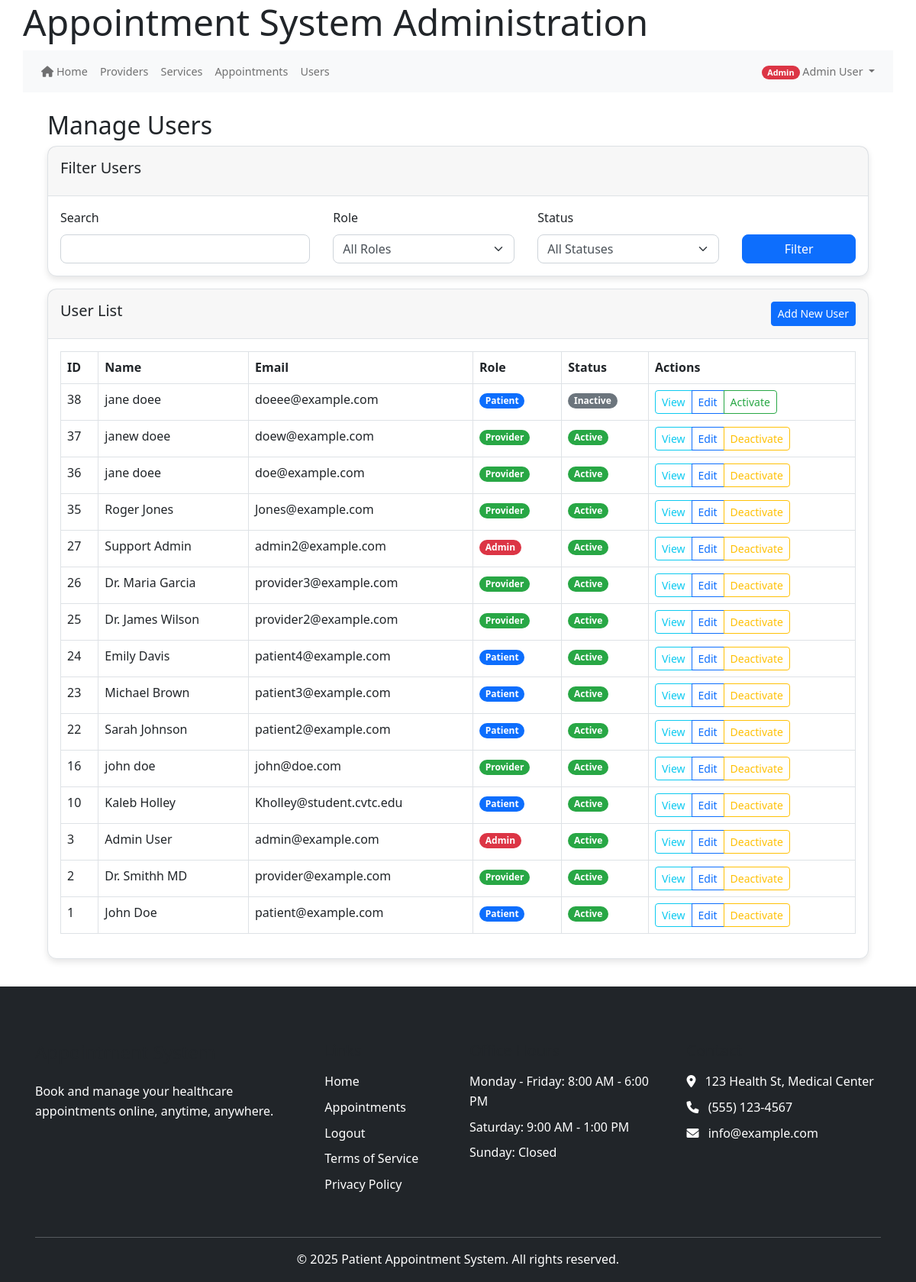
Before: /index.php/admin/users (signed in) with the older database file.
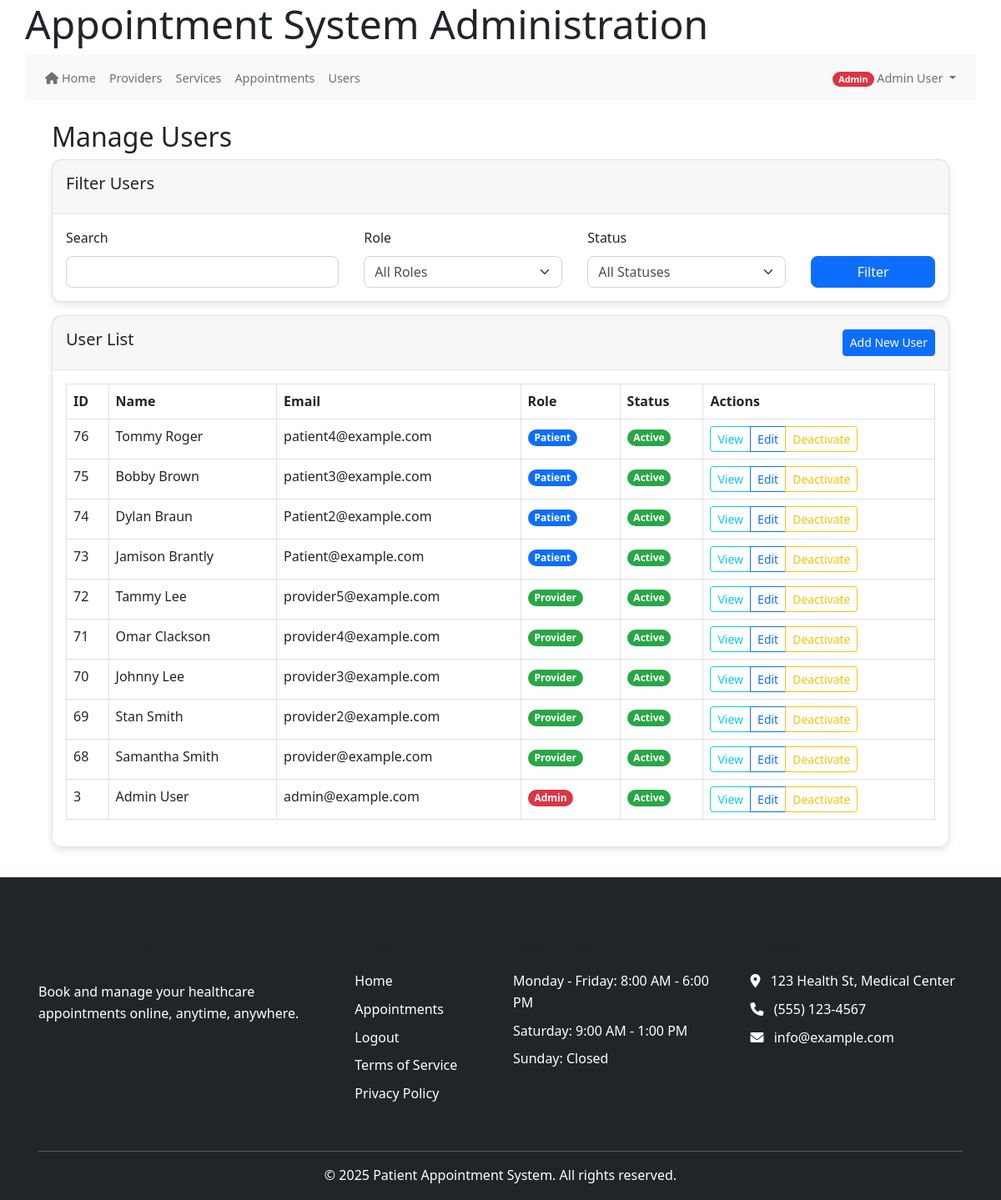
After: the same page with the newer database file.
### tables this page shows
CREATE TABLE IF NOT EXISTS `users` (
  `user_id` int(11) NOT NULL AUTO_INCREMENT,
  `email` varchar(255) NOT NULL,
  `password_hash` varchar(255) NOT NULL,
  `first_name` varchar(100) NOT NULL,
  `last_name` varchar(100) NOT NULL,
  `phone` varchar(20) DEFAULT NULL,
  `role` enum('patient','provider','admin','staff') NOT NULL,
  `is_active` tinyint(1) DEFAULT 1,
  `is_verified` tinyint(1) DEFAULT 0,
  `email_verified_at` datetime DEFAULT NULL,
  `created_at` datetime DEFAULT current_timestamp(),
  `last_login` datetime DEFAULT NULL,
  `verification_token` varchar(64) DEFAULT NULL,
  `reset_token` varchar(64) DEFAULT NULL,
  `reset_token_expires` datetime DEFAULT NULL,
  `token_expires` datetime DEFAULT NULL,
  `password_change_required` tinyint(1) DEFAULT 0,
  PRIMARY KEY (`user_id`)
);

### public_html/bootstrap.php (called while the page is built, shortened)
<?php
require_once APP_ROOT . '/core/helpers.php';
require_once CORE_PATH . '/helpers.php';
function get_db() {
    static $db = null;
    if ($db === null) {
        if (defined('DB_HOST') && defined('DB_USER') && defined('DB_PASS') && defined('DB_NAME')) {
            $db = new mysqli(DB_HOST, DB_USER, DB_PASS, DB_NAME);
            $db->set_charset('utf8mb4');
        } else {
            throw new Exception("Database constants not defined");
        }
    }
    return $db;
}
return true;

### models/User.php (called while the page is built, shortened)
<?php
class User {
    private $db;
    public function __construct($db) {
        $this->db = $db;
    }
    public function getAllUsersWithFilters($whereClause = "", $params = []) {
        try {
            $sql = "SELECT * FROM users $whereClause ORDER BY user_id DESC";
            if (empty($params)) {
                $stmt = $this->db->query($sql);
                return $stmt->fetch_all(MYSQLI_ASSOC);
            }
        } catch (Exception $e) {
            error_log("Get users error: " . $e->getMessage());
            return [];
        }
    }
}
?>

### core/helpers.php (called while the page is built, shortened)
<?php
function base_url($path = '') {
    $protocol = isset($_SERVER['HTTPS']) && $_SERVER['HTTPS'] !== 'off' ? 'https' : 'http';
    $host = $_SERVER['HTTP_HOST'] ?? 'localhost';
    $script_name = $_SERVER['SCRIPT_NAME'];
    $base_dir = dirname($script_name);
    $base_url = "{$protocol}://{$host}{$base_dir}";
    $base_url = rtrim($base_url, '/');
    $path = ltrim($path, '/');
    return $path ? "{$base_url}/{$path}" : $base_url;
}

### views/admin/users.php (the view, shortened to what the changed rows need)
<?php include VIEW_PATH . '/partials/header.php'; ?>
<div class="container">
    <h2>Manage Users</h2>
    <div class="row mb-3">
        <div class="col-md-12">
            <div class="card">
                <div class="card-body">
                    <div class="table-responsive">
                        <table class="table table-bordered table-hover">
                            <thead>
                                <tr>
                                    <th>ID</th>
                                    <th>Name</th>
                                    <th>Email</th>
                                    <th>Role</th>
                                    <th>Status</th>
                                    <th>Actions</th>
                                </tr>
                            </thead>
                            <tbody>
                                <?php foreach ($users as $user): ?>
                                <tr>
                                    <td><?= $user['user_id'] ?></td>
                                    <td><?= htmlspecialchars($user['first_name'] . ' ' . $user['last_name']) ?></td>
                                    <td><?= htmlspecialchars($user['email']) ?></td>
                                    <td><span class="badge bg-<?= $user['role'] === 'admin' ? 'danger' : ($user['role'] === 'provider' ? 'success' : 'primary') ?>"><?= ucfirst($user['role']) ?></span></td>
                                    <td><?= $user['is_active'] ? '<span class="badge bg-success">Active</span>' : '<span class="badge bg-secondary">Inactive</span>' ?></td>
                                    <td>
                                        <div class="btn-group btn-group-sm">
                                            <a href="<?= base_url('index.php/admin/users/view/' . $user['user_id']) ?>" class="btn btn-outline-info">View</a>
                                            <a href="<?= base_url('index.php/admin/users/edit/' . $user['user_id']) ?>" class="btn btn-outline-primary">Edit</a>
                                            <?php if ($user['is_active']): ?>
                                                <button type="button" class="btn btn-outline-warning" data-bs-toggle="modal" data-bs-target="#deleteUserModal<?= $user['user_id'] ?>">Deactivate</button>
                                            <?php else: ?>
                                                <button type="button" class="btn btn-outline-success" data-bs-toggle="modal" data-bs-target="#deleteUserModal<?= $user['user_id'] ?>">Activate</button>
                                            <?php endif; ?>
                                        </div>
                                    </td>
                                </tr>
                                <?php endforeach; ?>
                            </tbody>
                        </table>
                    </div>
                </div>
            </div>
        </div>
    </div>
</div>
<?php include VIEW_PATH . '/partials/footer.php'; ?>

Changed rows visible on the page:
removed users: user_id "38", first_name+last_name "jane doee", email "doeee@example.com", role "Patient", is_active "Inactive"
removed users: user_id "37", first_name+last_name "janew doee", email "doew@example.com", role "Provider", is_active "Active"
removed users: user_id "36", first_name+last_name "jane doee", email "doe@example.com", role "Provider", is_active "Active"
removed users: user_id "35", first_name+last_name "Roger Jones", email "Jones@example.com", role "Provider", is_active "Active"
removed users: user_id "27", first_name+last_name "Support Admin", email "admin2@example.com", role "Admin", is_active "Active"
removed users: user_id "26", first_name+last_name "Dr. Maria Garcia", email "provider3@example.com", role "Provider", is_active "Active"
removed users: user_id "25", first_name+last_name "Dr. James Wilson", email "provider2@example.com", role "Provider", is_active "Active"
removed users: user_id "24", first_name+last_name "Emily Davis", email "patient4@example.com", role "Patient", is_active "Active"
removed users: user_id "23", first_name+last_name "Michael Brown", email "patient3@example.com", role "Patient", is_active "Active"
removed users: user_id "22", first_name+last_name "Sarah Johnson", email "patient2@example.com", role "Patient", is_active "Active"
removed users: user_id "16", first_name+last_name "john doe", email "john@doe.com", role "Provider", is_active "Active"
removed users: user_id "10", first_name+last_name "Kaleb Holley", email "Kholley@student.cvtc.edu", role "Patient", is_active "Active"
removed users: user_id "2", first_name+last_name "Dr. Smithh MD", email "provider@example.com", role "Provider", is_active "Active"
removed users: user_id "1", first_name+last_name "John Doe", email "patient@example.com", role "Patient", is_active "Active"
added users: user_id "76", first_name+last_name "Tommy Roger", email "patient4@example.com", role "Patient", is_active "Active"
added users: user_id "75", first_name+last_name "Bobby Brown", email "patient3@example.com", role "Patient", is_active "Active"
added users: user_id "74", first_name+last_name "Dylan Braun", email "Patient2@example.com", role "Patient", is_active "Active"
added users: user_id "73", first_name+last_name "Jamison Brantly", email "Patient@example.com", role "Patient", is_active "Active"
added users: user_id "72", first_name+last_name "Tammy Lee", email "provider5@example.com", role "Provider", is_active "Active"
added users: user_id "71", first_name+last_name "Omar Clackson", email "provider4@example.com", role "Provider", is_active "Active"
added users: user_id "70", first_name+last_name "Johnny Lee", email "provider3@example.com", role "Provider", is_active "Active"
added users: user_id "69", first_name+last_name "Stan Smith", email "provider2@example.com", role "Provider", is_active "Active"
added users: user_id "68", first_name+last_name "Samantha Smith", email "provider@example.com", role "Provider", is_active "Active"
